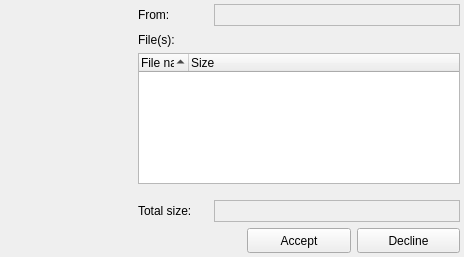
<?xml version="1.0" encoding="UTF-8"?>
<ui version="4.0">
 <class>FileTransferRequestWidget</class>
 <widget class="QWidget" name="FileTransferRequestWidget">
  <property name="geometry">
   <rect>
    <x>0</x>
    <y>0</y>
    <width>464</width>
    <height>257</height>
   </rect>
  </property>
  <property name="windowTitle">
   <string>Form</string>
  </property>
  <layout class="QGridLayout" name="gridLayout">
   <property name="margin">
    <number>4</number>
   </property>
   <item row="0" column="0">
    <spacer name="verticalSpacer_2">
     <property name="orientation">
      <enum>Qt::Vertical</enum>
     </property>
     <property name="sizeHint" stdset="0">
      <size>
       <width>20</width>
       <height>97</height>
      </size>
     </property>
    </spacer>
   </item>
   <item row="0" column="1" rowspan="3" colspan="3">
    <layout class="QVBoxLayout">
     <item>
      <layout class="QHBoxLayout" name="horizontalLayout" stretch="0,0">
       <property name="spacing">
        <number>-1</number>
       </property>
       <property name="sizeConstraint">
        <enum>QLayout::SetDefaultConstraint</enum>
       </property>
       <property name="topMargin">
        <number>0</number>
       </property>
       <item>
        <widget class="QLabel" name="label">
         <property name="minimumSize">
          <size>
           <width>25</width>
           <height>15</height>
          </size>
         </property>
         <property name="maximumSize">
          <size>
           <width>70</width>
           <height>15</height>
          </size>
         </property>
         <property name="text">
          <string>From:</string>
         </property>
        </widget>
       </item>
       <item>
        <widget class="QLabel" name="fromLabel">
         <property name="minimumSize">
          <size>
           <width>0</width>
           <height>22</height>
          </size>
         </property>
         <property name="maximumSize">
          <size>
           <width>16777215</width>
           <height>22</height>
          </size>
         </property>
         <property name="frameShape">
          <enum>QFrame::StyledPanel</enum>
         </property>
         <property name="text">
          <string/>
         </property>
        </widget>
       </item>
      </layout>
     </item>
     <item>
      <widget class="QLabel" name="label_2">
       <property name="minimumSize">
        <size>
         <width>0</width>
         <height>15</height>
        </size>
       </property>
       <property name="maximumSize">
        <size>
         <width>16777215</width>
         <height>15</height>
        </size>
       </property>
       <property name="text">
        <string>File(s):</string>
       </property>
      </widget>
     </item>
     <item>
      <widget class="QTreeWidget" name="filesTreeWidget">
       <property name="rootIsDecorated">
        <bool>false</bool>
       </property>
       <property name="sortingEnabled">
        <bool>true</bool>
       </property>
       <property name="columnCount">
        <number>2</number>
       </property>
       <attribute name="headerDefaultSectionSize">
        <number>50</number>
       </attribute>
       <column>
        <property name="text">
         <string>File name</string>
        </property>
       </column>
       <column>
        <property name="text">
         <string>Size</string>
        </property>
       </column>
      </widget>
     </item>
     <item>
      <layout class="QHBoxLayout" name="horizontalLayout_2">
       <property name="topMargin">
        <number>10</number>
       </property>
       <item>
        <widget class="QLabel" name="label_4">
         <property name="minimumSize">
          <size>
           <width>0</width>
           <height>15</height>
          </size>
         </property>
         <property name="maximumSize">
          <size>
           <width>70</width>
           <height>15</height>
          </size>
         </property>
         <property name="text">
          <string>Total size:</string>
         </property>
        </widget>
       </item>
       <item>
        <widget class="QLabel" name="fileSizeLabel">
         <property name="minimumSize">
          <size>
           <width>0</width>
           <height>22</height>
          </size>
         </property>
         <property name="maximumSize">
          <size>
           <width>16777215</width>
           <height>22</height>
          </size>
         </property>
         <property name="frameShape">
          <enum>QFrame::StyledPanel</enum>
         </property>
         <property name="text">
          <string/>
         </property>
        </widget>
       </item>
      </layout>
     </item>
     <item>
      <spacer name="verticalSpacer_3">
       <property name="orientation">
        <enum>Qt::Vertical</enum>
       </property>
       <property name="sizeHint" stdset="0">
        <size>
         <width>20</width>
         <height>40</height>
        </size>
       </property>
      </spacer>
     </item>
    </layout>
   </item>
   <item row="1" column="0">
    <widget class="QLabel" name="fileLabel">
     <property name="minimumSize">
      <size>
       <width>128</width>
       <height>128</height>
      </size>
     </property>
     <property name="maximumSize">
      <size>
       <width>128</width>
       <height>128</height>
      </size>
     </property>
     <property name="frameShape">
      <enum>QFrame::NoFrame</enum>
     </property>
     <property name="text">
      <string/>
     </property>
     <property name="pixmap">
      <pixmap>:/icons/core/filerequest.png</pixmap>
     </property>
     <property name="alignment">
      <set>Qt::AlignCenter</set>
     </property>
    </widget>
   </item>
   <item row="3" column="0" colspan="2">
    <spacer name="spacer">
     <property name="orientation">
      <enum>Qt::Horizontal</enum>
     </property>
     <property name="sizeHint" stdset="0">
      <size>
       <width>220</width>
       <height>22</height>
      </size>
     </property>
    </spacer>
   </item>
   <item row="3" column="2">
    <widget class="QPushButton" name="acceptButton">
     <property name="minimumSize">
      <size>
       <width>0</width>
       <height>25</height>
      </size>
     </property>
     <property name="maximumSize">
      <size>
       <width>16777215</width>
       <height>16777215</height>
      </size>
     </property>
     <property name="text">
      <string>Accept</string>
     </property>
     <property name="icon">
      <iconset>
       <normaloff>:/icons/core/apply.png</normaloff>:/icons/core/apply.png</iconset>
     </property>
    </widget>
   </item>
   <item row="3" column="3">
    <widget class="QPushButton" name="declineButton">
     <property name="minimumSize">
      <size>
       <width>0</width>
       <height>25</height>
      </size>
     </property>
     <property name="maximumSize">
      <size>
       <width>16777215</width>
       <height>16777215</height>
      </size>
     </property>
     <property name="text">
      <string>Decline</string>
     </property>
     <property name="icon">
      <iconset>
       <normaloff>:/icons/core/cancel.png</normaloff>:/icons/core/cancel.png</iconset>
     </property>
    </widget>
   </item>
   <item row="2" column="0">
    <spacer name="verticalSpacer">
     <property name="orientation">
      <enum>Qt::Vertical</enum>
     </property>
     <property name="sizeHint" stdset="0">
      <size>
       <width>125</width>
       <height>11</height>
      </size>
     </property>
    </spacer>
   </item>
  </layout>
 </widget>
 <resources/>
 <connections/>
</ui>
